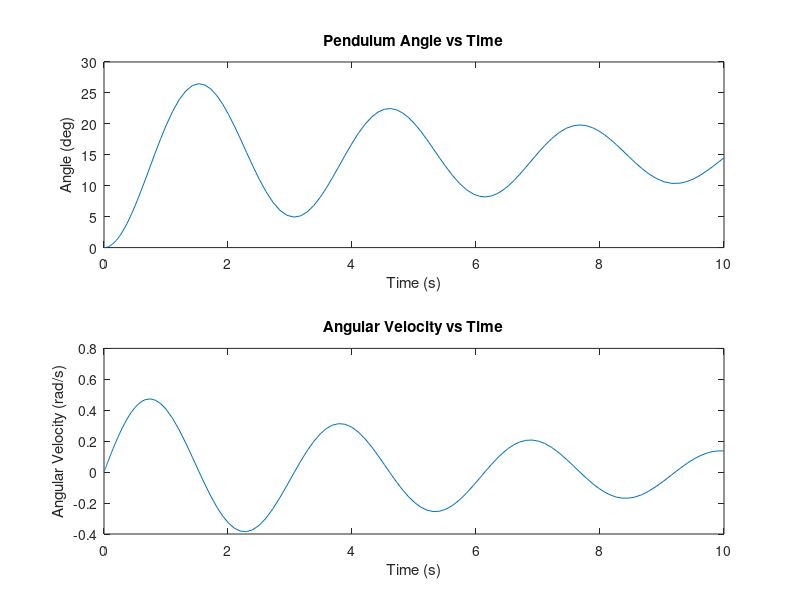

Source code (MATLAB):
function pendulumSolver
    c = 0.5;   % Damping coefficient
    m = 0.8;   % Mass
    g = 9.81;  % Gravitational acceleration
    dc = 1;  % Distance from pivot to center of mass
    d1 = 2;    % Distance from pivot to thrust point
    m_motor = 0.2; % Mass of motor
    J = 1/3*(m*d1^2) + m_motor*d1^2; % Moment of inertia
    
    % Thrust
    T = @(t) 1;
    
    % Define the differential equation
    odefun = @(t, y) pendulumODE(t, y, J, c, m, g, dc, d1, T);
    
    % Set initial conditions in degrees
    initial_theta = 0;         % Initial angle (in degrees)
    initial_theta_dot = 0;      % Initial angular velocity
    
    initial_conditions = [initial_theta; initial_theta_dot];
    
    % Set the time span
    tspan = [0 10];  % Time span for simulation
    
    % Solve the ODE
    [t, y] = ode45(odefun, tspan, deg2rad(initial_conditions));
    
    % Convert results to degrees and ensure angles are within the range [0, 90]
    y(:,1) = rad2deg(y(:,1));

    
    % Plot the results
    figure;
    subplot(2,1,1);
    plot(t, y(:,1));
    title('Pendulum Angle vs Time');
    xlabel('Time (s)');
    ylabel('Angle (deg)');
    
    subplot(2,1,2);
    plot(t, y(:,2));
    title('Angular Velocity vs Time');
    xlabel('Time (s)');
    ylabel('Angular Velocity (rad/s)');
    
end

function dydt = pendulumODE(t, y, J, c, m, g, dc, d1, T)
    % ODE function for the pendulum with thrust
    theta = y(1);
    theta_dot = y(2);
    
    % External torque (thrust)
    torque_thrust = d1 * T(t);
    
    % Equation of motion
    dydt = zeros(2, 1);
    dydt(1) = theta_dot;
    dydt(2) = (torque_thrust - m * g * dc * theta - c * theta_dot ) / J;
end
